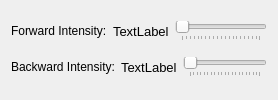
               <widget class="QWidget" name="tab_6">
                <attribute name="title">
                 <string>BREAK_ONLY_MODE</string>
                </attribute>
                <layout class="QVBoxLayout" name="verticalLayout_11">
                 <item>
                  <layout class="QHBoxLayout" name="horizontalLayout_23">
                   <item>
                    <widget class="QLabel" name="label_19">
                     <property name="text">
                      <string>Forward Intensity:</string>
                     </property>
                    </widget>
                   </item>
                   <item alignment="Qt::AlignRight">
                    <widget class="QLabel" name="label_58">
                     <property name="font">
                      <font>
                       <family>MS Shell Dlg 2</family>
                       <pointsize>10</pointsize>
                       <weight>50</weight>
                       <italic>false</italic>
                       <bold>false</bold>
                      </font>
                     </property>
                     <property name="text">
                      <string>TextLabel</string>
                     </property>
                    </widget>
                   </item>
                   <item>
                    <widget class="QSlider" name="BREAK_ONLY_MODEForwardSlider">
                     <property name="maximumSize">
                      <size>
                       <width>400</width>
                       <height>16777215</height>
                      </size>
                     </property>
                     <property name="minimum">
                      <number>1</number>
                     </property>
                     <property name="maximum">
                      <number>100</number>
                     </property>
                     <property name="orientation">
                      <enum>Qt::Horizontal</enum>
                     </property>
                     <property name="tickPosition">
                      <enum>QSlider::TicksBelow</enum>
                     </property>
                     <property name="tickInterval">
                      <number>5</number>
                     </property>
                    </widget>
                   </item>
                  </layout>
                 </item>
                 <item>
                  <layout class="QHBoxLayout" name="horizontalLayout_24">
                   <item>
                    <widget class="QLabel" name="label_29">
                     <property name="text">
                      <string>Backward Intensity:</string>
                     </property>
                    </widget>
                   </item>
                   <item alignment="Qt::AlignRight">
                    <widget class="QLabel" name="label_59">
                     <property name="font">
                      <font>
                       <family>MS Shell Dlg 2</family>
                       <pointsize>10</pointsize>
                       <weight>50</weight>
                       <italic>false</italic>
                       <bold>false</bold>
                      </font>
                     </property>
                     <property name="text">
                      <string>TextLabel</string>
                     </property>
                    </widget>
                   </item>
                   <item>
                    <widget class="QSlider" name="BREAK_ONLY_MODEBackwardSlider">
                     <property name="maximumSize">
                      <size>
                       <width>400</width>
                       <height>16777215</height>
                      </size>
                     </property>
                     <property name="minimum">
                      <number>1</number>
                     </property>
                     <property name="maximum">
                      <number>100</number>
                     </property>
                     <property name="orientation">
                      <enum>Qt::Horizontal</enum>
                     </property>
                     <property name="tickPosition">
                      <enum>QSlider::TicksBelow</enum>
                     </property>
                     <property name="tickInterval">
                      <number>5</number>
                     </property>
                    </widget>
                   </item>
                  </layout>
                 </item>
                </layout>
               </widget>
